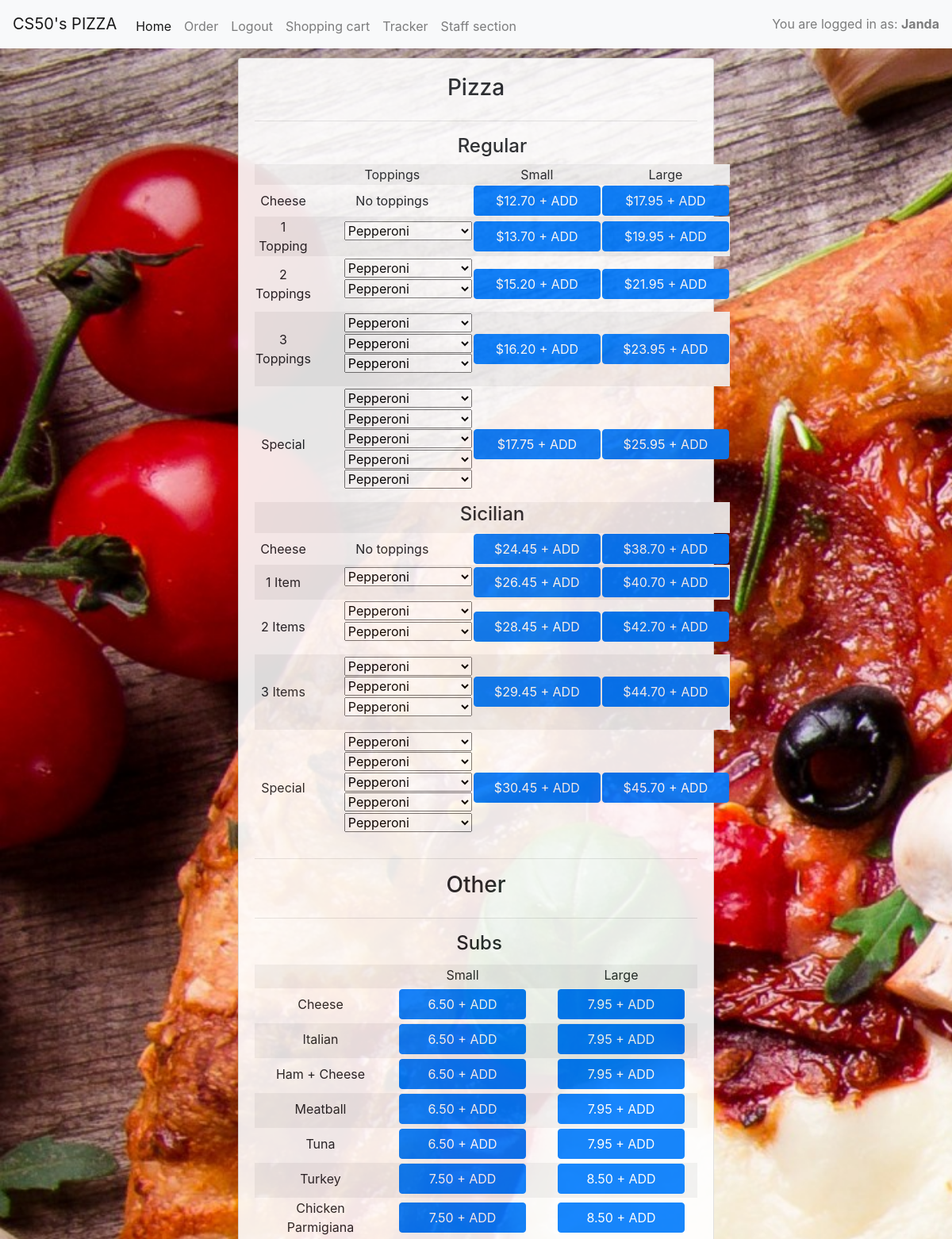
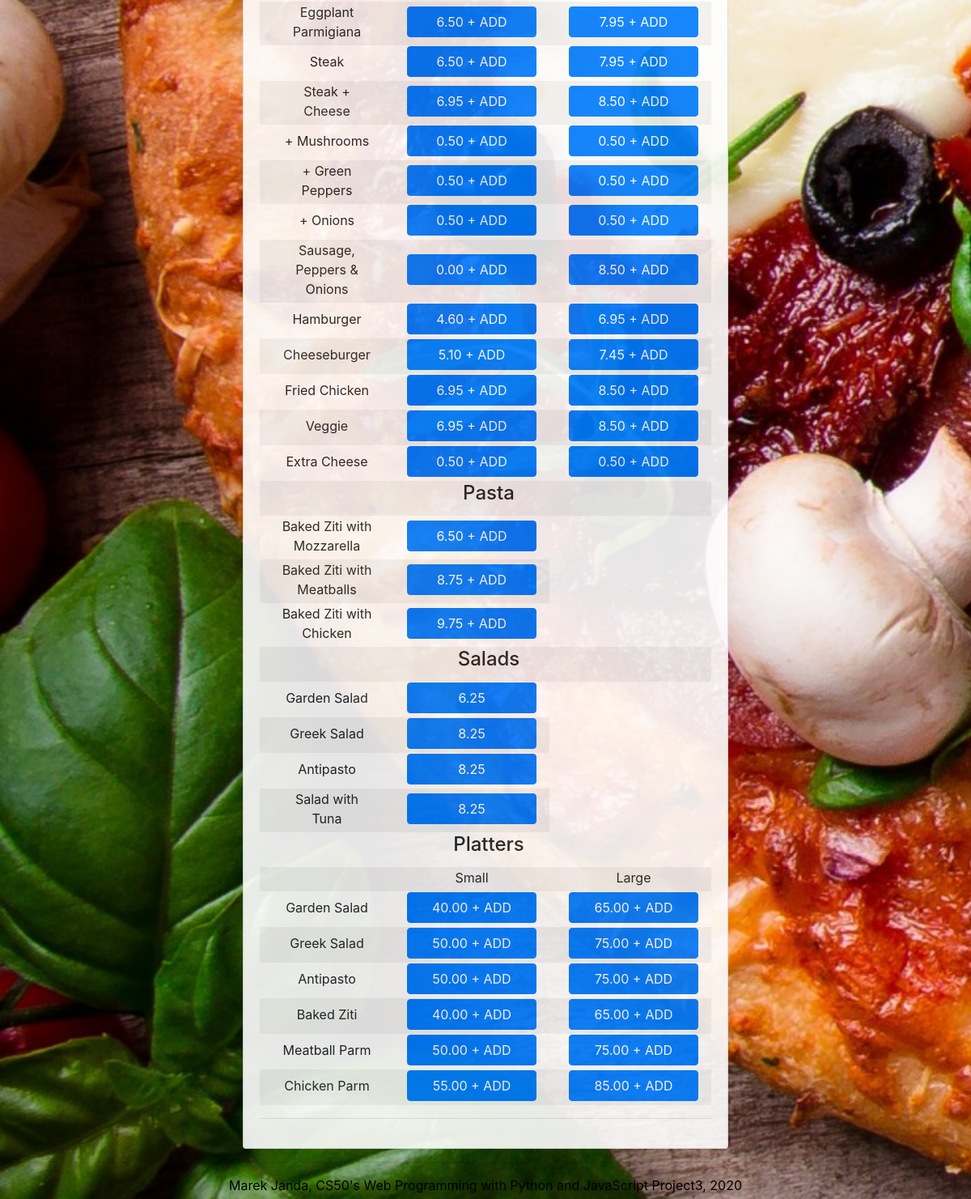
Page /order (signed in) on the committed database (2 pictures, top to bottom).
### orders/models.py (models this page shows, shortened)
class Pizza(models.Model):
    pizza_type = models.CharField(max_length=16)
    toppings_option = models.SmallIntegerField(default=0)
    price_small = models.FloatField()
    price_large = models.FloatField()
    html_id = models.CharField(max_length=16, default="new")

class Sub(models.Model):
    name = models.CharField(max_length=64)
    price_small = models.FloatField(default=0)
    price_large = models.FloatField(default=0)

class Pasta(models.Model):
    name = models.CharField(max_length=64)
    add_on = models.CharField(max_length=64)
    price = models.FloatField()
    def __str__(self):
        return f"{self.name} with {self.add_on}"

class Salad(models.Model):
    name = models.CharField(max_length=64)
    price = models.FloatField()
    def __str__(self):
        return f"{self.name}"

class Platter(models.Model):
    name = models.CharField(max_length=64)
    price_small = models.FloatField(default=0)
    price_large = models.FloatField(default=0)
    def __str__(self):
        return f"{self.name}"

### orders/views.py (the view)
# urls.py: path('order', views.order_request, name="order"),
def order_request(request):
    context = {
        'pizzas': Pizza.objects.all(),
        'toppings': Topping.objects.all(),
        'subs': Sub.objects.all(),
        'pastas': Pasta.objects.all(),
        'salads': Salad.objects.all(),
        'platters': Platter.objects.all()
    }
    return render(request, 'orders/order.html', context=context)

### orders/models.py (called while the page is built)
    def __str__(self):
        return f"{self.name}"

### orders/templates/orders/order.html (shortened to what this page needs)
{% extends 'orders/base.html' %}
{% block body %}
    <section class="ordering">
        <div class="card card-body">
                <h3>Pizza</h3>
                <hr>
                <table>
                    <tr><td colspan="4"><h4>Regular</h4></td></tr>
                    <th>
                        <td>Toppings</td>
                        <td>Small</td>
                        <td>Large</td>
                    </th>
                    {% for pizza in pizzas %}
                        {% if pizza.pizza_type == 'Regular' %}
                            <tr>
                                {% if pizza.toppings_option == 0 %}
                                    <td class="top_option">Cheese</td>
                                {% elif pizza.toppings_option == 1 %}
                                    <td class="top_option">{{ pizza.toppings_option }} Topping</td>
                                {% elif pizza.toppings_option == 5 %}
                                    <td class="top_option">Special</td>
                                {% else %}
                                    <td class="top_option">{{ pizza.toppings_option }} Toppings</td>
                                {% endif %}
                                {% include 'orders/includes/pizzaselection.html' %}
                                <td><button data-meal="pizza" data-pizzatype="{{ pizza.pizza_type }}" data-option="{{ pizza.toppings_option }}" data-size="small" data-price="{{ pizza.price_small }}" class="addbutton btn btn-primary">${{ pizza.price_small|floatformat:2 }} + ADD</button></td>
                                <td><button data-meal="pizza" data-pizzatype="{{ pizza.pizza_type }}" data-option="{{ pizza.toppings_option }}" data-size="large" data-price="{{ pizza.price_large }}" class="addbutton btn btn-primary">${{ pizza.price_large|floatformat:2 }} + ADD</button></td>
                            </tr>
                        {% endif %}
                    {% endfor %}
                    <tr><td colspan="4"><h4>Sicilian</h4></td></tr>
                    {% for pizza in pizzas %}
                        {% if pizza.pizza_type == 'Sicilian' %}
                            <tr>
                                {% if pizza.toppings_option == 0 %}
                                    <td>Cheese</td>
                                {% elif pizza.toppings_option == 1 %}
                                    <td>{{ pizza.toppings_option }} Item</td>
                                {% elif pizza.toppings_option == 5 %}
                                    <td>Special</td>
                                {% else %}
                                    <td>{{ pizza.toppings_option }} Items</td>
                                {% endif %}
                                {% include 'orders/includes/pizzaselection.html' %}
                                <td><button data-meal="pizza" data-pizzatype="{{ pizza.pizza_type }}" data-option="{{ pizza.toppings_option }}" data-size="small" data-price="{{ pizza.price_small }}" class="addbutton btn btn-primary">${{ pizza.price_small|floatformat:2 }} + ADD</button></td>
                                <td><button data-meal="pizza" data-pizzatype="{{ pizza.pizza_type }}" data-option="{{ pizza.toppings_option }}" data-size="large" data-price="{{ pizza.price_large }}" class="addbutton btn btn-primary">${{ pizza.price_large|floatformat:2 }} + ADD</button></td>
                            </tr>
                        {% endif %}
                    {% endfor %}
                </table>
                <hr>
                <h3>Other</h3>
                <hr>
                <table class="addtoorder">
                    <tr><td colspan="4"><h4>Subs</h4></td></tr>
                    <th>
                        <td>Small</td></td>
                        <td>Large</td>
                    </th>
                    {% for sub in subs %}
                        <tr>
                            <td>{{ sub.name }}</td>
                            <td><button data-meal="sub" data-sub="{{ sub.name }}" data-size="small"  data-price="{{ sub.price_small }}" class="addbutton btn btn-primary">{{ sub.price_small|floatformat:2 }} + ADD</button></td>
                            <td><button data-meal="sub" data-sub="{{ sub.name }}" data-size="large"  data-price="{{ sub.price_large }}" class="addbutton btn btn-primary">{{ sub.price_large|floatformat:2 }} + ADD</button></td>
                        </tr>
                    {% endfor %}
                    <tr><td colspan="4"><h4>Pasta</h4></td></tr>
                    {% for pasta in pastas %}
                        <tr>
                            <td>{{ pasta }}</td>
                            <td><button data-meal="pasta" data-pasta="{{ pasta }}" data-price="{{ pasta.price }}" class="addbutton btn btn-primary">{{ pasta.price|floatformat:2 }} + ADD</button></td>
                        </tr>
                    {% endfor %}
                    <tr><td colspan="4"><h4>Salads</h4></td></tr>
                    {% for salad in salads %}
                        <tr>
                            <td>{{ salad }}</td>
                            <td><button data-meal="salad" data-salad="{{ salad }}" data-price="{{ salad.price }}" class="addbutton btn btn-primary">{{ salad.price|floatformat:2 }}</button></td>
                        </tr>
                    {% endfor %}
                    <tr><td colspan="4"><h4>Platters</h4></td></tr>
                    <th>
                        <td>Small</td>
                        <td>Large</td>
                    </th>
                    {% for platter in platters %}
                        <tr>
                            <td>{{ platter }}</td>
                            <td><button data-meal="platter" data-platter="{{ platter }}" data-size="small" data-price="{{ platter.price_small }}" class="addbutton btn btn-primary">{{ platter.price_small|floatformat:2 }} + ADD</button></td>
                            <td><button data-meal="platter" data-platter="{{ platter }}" data-size="large" data-price="{{ platter.price_large }}" class="addbutton btn btn-primary">{{ platter.price_large|floatformat:2 }} + ADD</button></td>
                        </tr>
                    {% endfor %}
                </table>
                <hr>
        </div>
    </section>
{% endblock %}

### orders/templates/orders/base.html (shortened to what this page needs)
{% load static %}
<!DOCTYPE html>
<html>
    <head>
        <link rel="stylesheet" href="{% static 'orders/styles.css' %}"/>
        <link rel="stylesheet" href="https://stackpath.bootstrapcdn.com/bootstrap/4.4.1/css/bootstrap.min.css">
    </head>
    <body background="{% static 'orders/background_image.jpg' %}">
        <nav class="navbar navbar-expand-lg navbar-light bg-light">
            <a class="navbar-brand" href="">CS50's PIZZA</a>
            <div class="collapse navbar-collapse" id="navbarText">
              <ul class="navbar-nav mr-auto">
                {% if user.is_authenticated %}
                    <li class="nav-item active">
                        <a class="nav-link" href="{% url 'homepage' %}">Home <span class="sr-only">(current)</span></a>
                    </li>
                    <li class="nav-item">
                        <a class="nav-link" href="{% url 'order' %}">Order</a>
                    </li>
                    <li class="nav-item">
                        <a class="nav-link" href="{% url 'logout' %}">Logout</a>
                    </li>
                    <li>
                        <a class="nav-link" href="{% url 'shopping_cart' %}">Shopping cart</a>
                    </li>
                    <li>
                        <a class="nav-link" href="{% url 'tracker' %}">Tracker</a>
                    </li>
                    {% if user.is_staff %}
                        <li>
                            <a class="nav-link" href="{% url 'staffpage' %}">Staff section</a>
                        </li>
                    {% endif %}
                </ul>
                <span class="navbar-text">
                    You are logged in as: <strong>{{ user.username|title }}</strong>
                </span>
                {% endif %}
            </div>
          </nav>
        {% block body %}
        {% endblock %}
        <footer>
            <hr>
            Marek Janda, CS50's Web Programming with Python and JavaScript Project3, 2020
       </footer>
    </body>
</html>

### orders/templates/orders/includes/pizzaselection.html
{% if pizza.toppings_option == 0  %}
     <td id="{{ pizza.html_id }}">
         No toppings
    </td>
{% elif pizza.toppings_option == 1 %}
    <td id="{{ pizza.html_id }}">
        <ul>
            <li>
                <select>
                    {% for topping in toppings %}
                        <option value="{{ topping }}">{{ topping }}</option>
                    {% endfor %}
                </select>
            </li>
        </ul>
    </td>
{% elif pizza.toppings_option == 2  %}
    <td id="{{ pizza.html_id }}">
        <ul>
            <li>
                <select>
                    {% for topping in toppings %}
                        <option value="{{ topping }}">{{ topping }}</option>
                    {% endfor %}
                </select>
            </li>
            <li>
                <select>
                    {% for topping in toppings %}
                        <option value="{{ topping }}">{{ topping }}</option>
                    {% endfor %}
                </select>
            </li>
        </ul>
    </td>
{% elif pizza.toppings_option == 3  %}
    <td id="{{ pizza.html_id }}">
        <ul>
            <li>
                <select>
                    {% for topping in toppings %}
                        <option value="{{ topping }}">{{ topping }}</option>
                    {% endfor %}
                </select>
            </li>
            <li>
                <select>
                    {% for topping in toppings %}
                        <option value="{{ topping }}">{{ topping }}</option>
                    {% endfor %}
                </select>
            </li>
            <li>
                <select>
                    {% for topping in toppings %}
                        <option value="{{ topping }}">{{ topping }}</option>
                    {% endfor %}
                </select>
            </li>
        </ul>
    </td>
{% elif pizza.toppings_option == 5 %}
    <td id="{{ pizza.html_id }}">
        <ul>
            <li>
                <select>
                    {% for topping in toppings %}
                        <option value="{{ topping }}">{{ topping }}</option>
                    {% endfor %}
                </select>
            </li>
            <li>
                <select>
                    {% for topping in toppings %}
                        <option value="{{ topping }}">{{ topping }}</option>
                    {% endfor %}
                </select>
            </li>
            <li>
                <select>
                    {% for topping in toppings %}
                        <option value="{{ topping }}">{{ topping }}</option>
                    {% endfor %}
                </select>
            </li>
            <li>
                <select>
                    {% for topping in toppings %}
                        <option value="{{ topping }}">{{ topping }}</option>
                    {% endfor %}
                </select>
            </li>
            <li>
                <select>
                    {% for topping in toppings %}
                        <option value="{{ topping }}">{{ topping }}</option>
                    {% endfor %}
                </select>
            </li>
        </ul>
    </td>
{% endif  %}

### orders/static/orders/styles.css (style rules this page uses)
body, html { font-family: Arial, Helvetica, sans-serif, Times, serif; background-size: cover; }
footer { vertical-align: bottom; width: 100%; padding-bottom: 5px; font-size: 1rem; color: black; text-align: center; }
li, ul { list-style-type: none; text-align: center; }
li { margin-top: 1%; }
tr:nth-child(even) { background-color: #f2f2f2; }
.card { border: 10px solid gray; }
.ordering { text-align: center; justify-content: center; margin-bottom: 1rem; margin-top: 1%; margin-left: 25%; width: 50%; opacity: 0.9; border-radius: 10px; background-color: #f8f9fa; }
.addtoorder td { padding-left: 1.5rem; padding-right: 1rem; padding-bottom: 5px; justify-content: center; text-align: center; margin: 2%; }
.btn { width: 10rem; }

### rows in the picture
Pizza: toppings_option "Cheese", price_small "12.70", price_large "17.95"
Pizza: toppings_option "1", price_small "13.70", price_large "19.95"
Pizza: toppings_option "2", price_small "15.20", price_large "21.95"
Pizza: toppings_option "3", price_small "16.20", price_large "23.95"
Pizza: toppings_option "Special", price_small "17.75", price_large "25.95"
Pizza: toppings_option "Cheese", price_small "24.45", price_large "38.70"
Pizza: toppings_option "1", price_small "26.45", price_large "40.70"
Pizza: toppings_option "2", price_small "28.45", price_large "42.70"
Pizza: toppings_option "3", price_small "29.45", price_large "44.70"
Pizza: toppings_option "Special", price_small "30.45", price_large "45.70"
Sub: name "Cheese", price_small "6.50", price_large "7.95"
Sub: name "Italian", price_small "6.50", price_large "7.95"
Sub: name "Ham + Cheese", price_small "6.50", price_large "7.95"
Sub: name "Meatball", price_small "6.50", price_large "7.95"
Sub: name "Tuna", price_small "6.50", price_large "7.95"
Sub: name "Turkey", price_small "7.50", price_large "8.50"
Sub: name "Chicken Parmigiana", price_small "7.50", price_large "8.50"
Sub: name "Eggplant Parmigiana", price_small "6.50", price_large "7.95"
Sub: name "Steak", price_small "6.50", price_large "7.95"
Sub: name "Steak + Cheese", price_small "6.95", price_large "8.50"
Sub: name "+ Mushrooms", price_small "0.50", price_large "0.50"
Sub: name "+ Green Peppers", price_small "0.50", price_large "0.50"
Sub: name "+ Onions", price_small "0.50", price_large "0.50"
Sub: name "Sausage, Peppers & Onions", price_small "0.00", price_large "8.50"
Sub: name "Hamburger", price_small "4.60", price_large "6.95"
Sub: name "Cheeseburger", price_small "5.10", price_large "7.45"
Sub: name "Fried Chicken", price_small "6.95", price_large "8.50"
Sub: name "Veggie", price_small "6.95", price_large "8.50"
Sub: name "Extra Cheese", price_small "0.50", price_large "0.50"
Pasta: name+add_on "Baked Ziti with Mozzarella", price "6.50"
Pasta: name+add_on "Baked Ziti with Meatballs", price "8.75"
Pasta: name+add_on "Baked Ziti with Chicken", price "9.75"
Salad: name "Garden Salad", price "6.25"
Salad: name "Greek Salad", price "8.25"
Salad: name "Antipasto", price "8.25"
Salad: name "Salad with Tuna", price "8.25"
Platter: name "Garden Salad", price_small "40.00", price_large "65.00"
Platter: name "Greek Salad", price_small "50.00", price_large "75.00"
Platter: name "Antipasto", price_small "50.00", price_large "75.00"
Platter: name "Baked Ziti", price_small "40.00", price_large "65.00"
Platter: name "Meatball Parm", price_small "50.00", price_large "75.00"
Platter: name "Chicken Parm", price_small "55.00", price_large "85.00"

### other values in the picture
{{ user.username|title }} "Janda"
form field value "Pepperoni"
